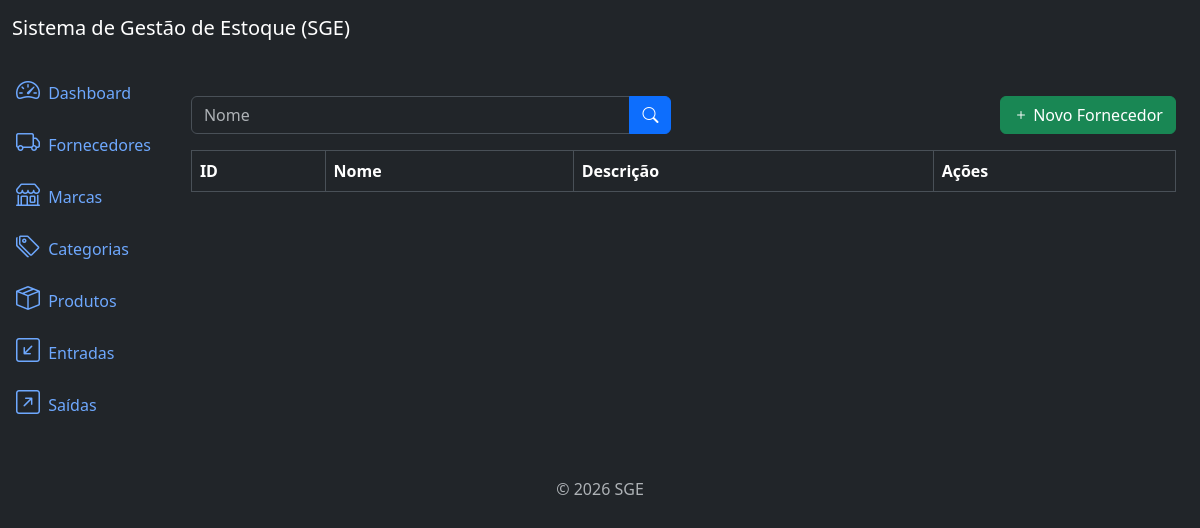
Before: /suppliers/list/ with the older database file.
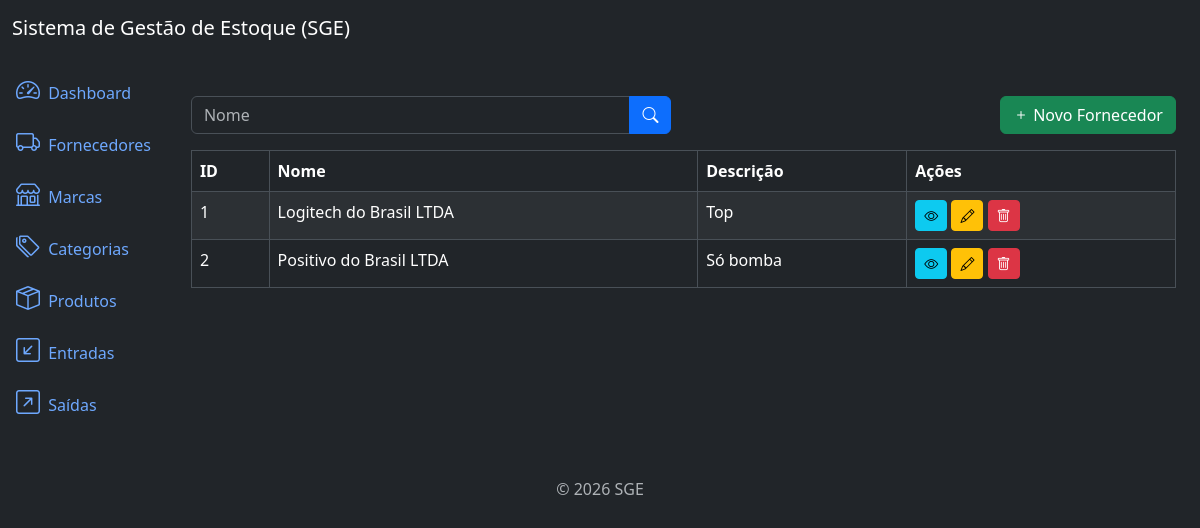
After: the same page with the newer database file.
### suppliers/models.py (models this page shows, shortened)
class Supplier(models.Model):
    name = models.CharField(max_length= 500)
    description = models.TextField(null= True, blank= True)
    created_at = models.DateTimeField(auto_now_add= True)
    updated_at = models.DateTimeField(auto_now= True)
    class Meta:
        ordering = ["name"]

### suppliers/views.py (the view)
# urls.py: path("suppliers/list/", views.SupplierListView.as_view(), name = "supplier_list"),
class SupplierListView(ListView):
    model = models.Supplier
    template_name = "supplier_list.html"
    context_object_name = "suppliers"
    paginate_by = 10
    def get_queryset(self):
        queryset =  super().get_queryset()
        name = self.request.GET.get("name")
        if name:
            queryset = queryset.filter(name__icontains= name)
        return queryset

### suppliers/templates/supplier_list.html (shortened to what this page needs)
{% extends 'base.html' %}
{% block content %}
<div class="row mb-3">
    <div class="col-md-6">
        <form method="get" action="{% url 'supplier_list' %}">
            <div class="input-group">
                <input type="text" class="form-control" name="name" placeholder="Nome" value="{{ request.GET.name }}">
                <button type="submit" class="btn btn-primary">
                    <i class="bi bi-search"></i>
                </button>
            </div>
        </form>
    </div>
    <div class="col-md-6">
        <a href="{% url 'supplier_create' %}" class="btn btn-success float-end">
            <i class="bi bi-plus"></i> Novo Fornecedor
        </a>
    </div>
</div>
<div class="table-responsive">
    <table class="table table-striped table-bordered">
        <thead class="thead-dark">
            <tr>
                <th>ID</th>
                <th>Nome</th>
                <th>Descrição</th>
                <th>Ações</th>
            </tr>
        </thead>
        <tbody>
            {% for supplier in suppliers %}
            <tr>
                <td>{{ supplier.id }}</td>
                <td>{{ supplier.name }}</td>
                <td>{{ supplier.description}}</td>
                <td>
                    <a href="{% url 'supplier_detail' supplier.id %}" class="btn btn-info btn-sm">
                        <i class="bi bi-eye"></i>
                    </a>
                    <a href="{% url 'supplier_update' supplier.id%}" class="btn btn-warning btn-sm">
                        <i class="bi bi-pencil"></i>
                    </a>
                    <a href="{% url 'supplier_delete' supplier.id%}" class="btn btn-danger btn-sm">
                        <i class="bi bi-trash"></i>
                    </a>
                </td>
            </tr>
            {% endfor %}
        </tbody>
    </table>
</div>
{% endblock %}

Changed rows visible on the page:
added Supplier: id "1", name "Logitech do Brasil LTDA", description "Top"
added Supplier: id "2", name "Positivo do Brasil LTDA", description "Só bomba"
